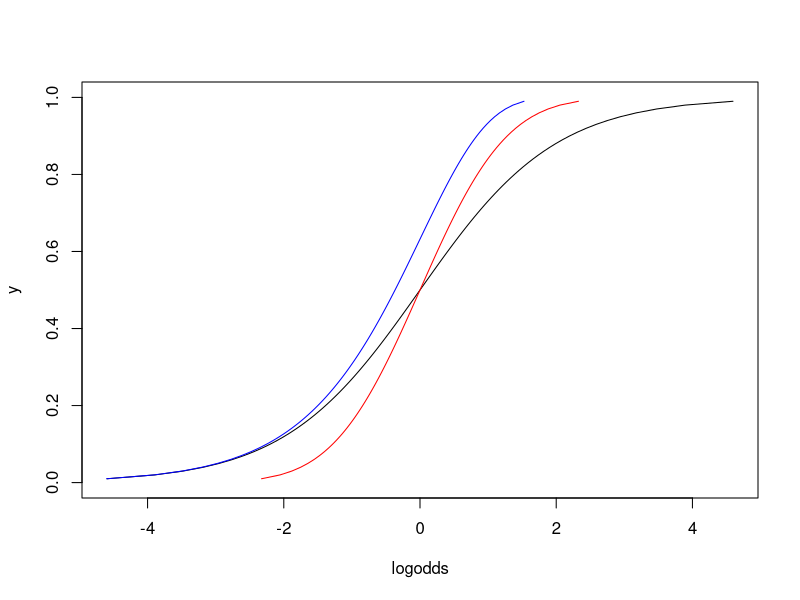
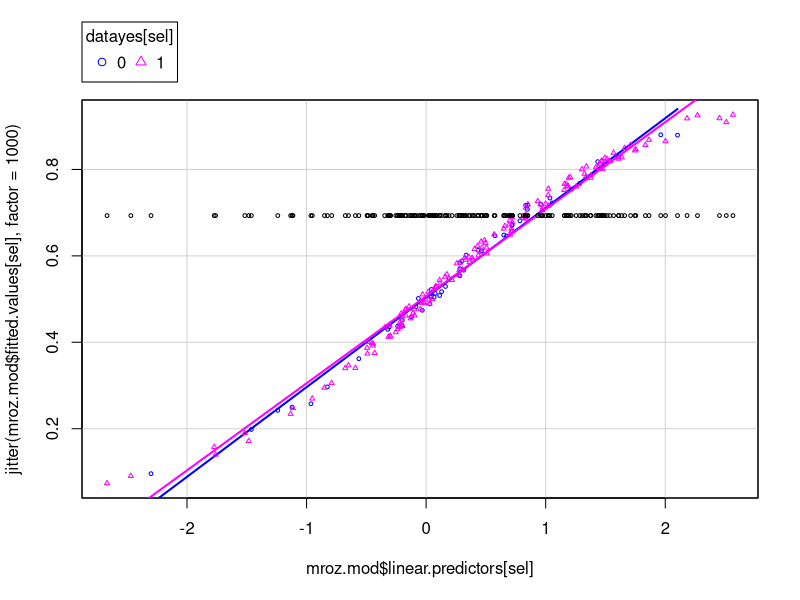

Generate these figures, in order, with R:

# This is a short tutorial to introduce us to logistic regression
# Corresponding textbook reading: Sections 5.1 - 5.4 of Companion book.

####################
# Exercise 1.
# Try to make figure 5.1 in R.  Notice that figure 5.1 are inverse link functions
# or mean kernel functions.  
# Hint: you will have to use the help menu to find functions to calculate the probit,
# make sure you go to Tools->Install Packages and install the “VGAM” library. Once
# you have that library installed, you can use the “probit”, and “cloglog” functions to
# make the plot of 5.1.
####################

# Another hint: figure 5.1 actually displays the *inverse* link functions. So make sure
# you pass inverse=TRUE to the probit and cloglog functions. Also, the inverse of
# the logit function is the sigmoid:

sig = function(x) 1. / (1. + exp(-x))

install.packages("VGAM")
require(VGAM)

y = seq(0,1,0.01)
odds = y/(1-y)
logodds = log(odds)
plot(y~logodds,type='l')
probits = probit(y)
clogloggs = cloglog(y)

lines(y~probits, col="red")
lines(y~clogloggs, col="blue")


####################
# END OF EXERCISE 1
####################


# We are now going to do the first example in the book.
# Get rid of stars, set seed and load library
options(show.signif.stars=FALSE)
set.seed(100) # to reproduce results in the text
library(car)


# The example uses data on married women’s workforce participation

# Let's look at the data. lfp is the binary variable. k5 is the number of
# children < 5 and k618 children 6 to 18. wc wife college, lwg log of wife wage

some(Mroz)  # sample 10 rows

# What is the sample size?
nrow(Mroz)
# We are now fitting the generalized linear model.  The logit link is the default link
# function
mroz.mod <- glm(lfp ~ k5 + k618 + age + wc + hc + lwg + inc,
                family=binomial(link=logit), data=Mroz)
summary(mroz.mod)


# We are calculating the exponents of the coefficients
round(exp(cbind(Estimate=coef(mroz.mod), confint(mroz.mod))), 2)
#coef(mrox.mod) - gives coefs
#confint givs confidence intervals for those coefficients
#put them inside cbind() to bing the estimates and confidence intervals together
#when we make it an exponent then we get the odds ratio

#Exmaple:
#k5              0.23  0.16   0.34
#if it was one, it would mean a unit increase in the var wouldnt change the odds at all
#these are ratios of the odds with an additional
#unit over the odds without that additional unit
#therefore- with one, they are jsut the same
#an odds ratio lower than 1 means that odds
#wtith an additional unit are lower than without that unit
#so in this case, if you add a kid, your odds go down by about 70%
#the reason to report it this way is because 
#it will be the same for everyone in your sample, no matter how
#high or low their odds were to begin wih
#but that doesn't mean that their change in probability was the same

#so what's interesting is that at different points on the scale, 
#you'll get very different results for prooabbiltiy increases
# but you will have the same odds ratio change, relative to what those specific probabilities are

#so there are useful insofar as they apply to everyone, but not useful
#since it is hard to understand what they mean, and they mean something different
#for different people in terms of the actual outcomes they will experience

##########################
# Exercise 2. 
# What is the effect of having one additional child who is less than 6 years old?
##########################

# For more information about the odds ratio, check out
# the lecture material and these two links:
# http://www.blackwellpublishing.com/specialarticles/jcn_10_268.pdf
# http://www.ncbi.nlm.nih.gov/pmc/articles/PMC2938757/

#for any given person, our model predicts tthat an additional child below 6yo is going to decrease your
#odds of workforce participation by about 70%

#but the same chage could mean different things for different people depening where they are on the other covariates

#one option - average treatment effect
#first, get predictions from the model
y_hats = predict(mroz.mod, Mroz, type="response")
#now do the predictions where they all have another kid

Mroz1 = Mroz
Mroz1$k5 = Mroz1$k5 + 1

y_hats2 = predict(mroz.mod, Mroz1, type="response")

diffprobs = y_hats - y_hats2

mean(diffprobs)
#.29
# at mean values of all covariates, we predict that this will make them 30% less likely
# to be in the labor force
#this can be an easier to interpret way to look at this result
# this is commonly how we do this in eg polisci papers
#gives you an easier way to understand things

################
# END OF EXERCISE 2
################


# We are now going to compare two models - with and without the participation of children
mroz.mod.2 <- update(mroz.mod, . ~ . - k5 - k618)
anova(mroz.mod.2, mroz.mod, test="Chisq")

#kids below 5 seem key as it turns out!

# The Anova command in car performs a type II test
Anova(mroz.mod)

# As in the case of lm() we can also look at the predictions.
logodds = head(predict(mroz.mod)) # first 6 values
head(predict(mroz.mod, type="response"))
head(predict(mroz.mod, type="response"))

#########################
# Exercise 3. 
# By setting a threshold at 50% calculate the number of correct predictions.
#########################

# Hints:
# Use the predict(...) function to make a prediction on the dataset. The output of
# the predict(...) command is an array of probabilities. Element i of the output array 
# is the probability of working given the weighted combination of input regressors.

# Use logical arrays or a for loop to count the number of correct and incorrect
# guesses. The number of correct predictions is the number of times the predicted
# probability is greater than the threshold of 0.5 and the actual value of lfp is 1,
# plus the number of times the predicted probability is less than 0.50 and the actual
# value of lfp in the data is 0.


#my initial method
y_hats = predict(mroz.mod, type="response")

in_workforce = ifelse(Mroz$lfp=="yes" & y_hats>.5,1,0)
not_in_workforce = ifelse(Mroz$lfp=="no" & y_hats<=.5,1,0)

(sum(in_workforce) + sum(not_in_workforce))/nrow(Mroz)

#lecture method
correct = ifelse((Mroz$lfp=="yes" & y_hats>.5) | (Mroz$lfp=="no" & y_hats<=.5),1,0 )
sum(correct)/nrow(Mroz)
#same result!

#order of operations means you don't need the parens

#69% correct

###### End of Exercise 3

datayes = correct

# Now we make a nice plot to explain logistic regression
sel = sample(length(mroz.mod$linear.predictors), 200);
scatterplot(mroz.mod$linear.predictors[sel],jitter(mroz.mod$fitted.values[sel],factor=1000),group=datayes[sel],smooth=FALSE, reg.line=FALSE, cex=0.5)

p <- sum(datayes)/length(mroz.mod$model$lfp)
points(mroz.mod$linear.predictors[sel], rep(p,200), cex=0.5)
